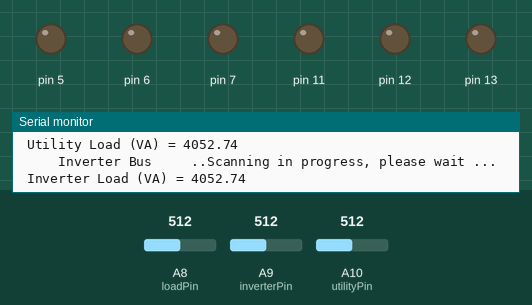
A sketch run on a simulated Arduino Mega 2560, built with avr-gcc and run on an emulated ATmega2560. On the bench: output pins drawn as LEDs (lit = HIGH), the last lines printed to the serial monitor. Dashed ring = blinking. The inputs (shaded band) are chosen by the test bench; at power-on: A9 (inverterPin) = 512, A10 (utilityPin) = 512, A8 (loadPin) = 512.

Above: at 1.2 s.
1.3 s: A9 (inverterPin) set to 115
4.3 s: A9 (inverterPin) set to 94
At 6.19 s:
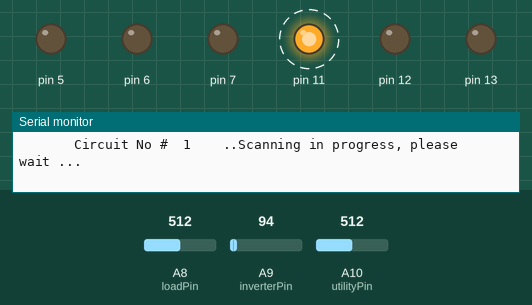
At 6.75 s:
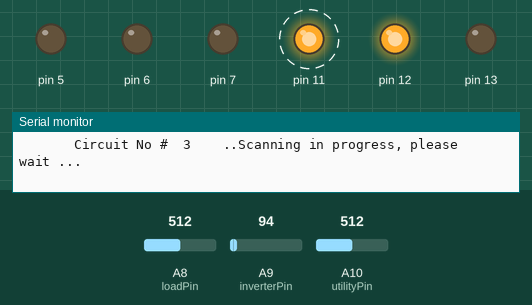
7.3 s: A10 (utilityPin) set to 200
At 9.0 s:
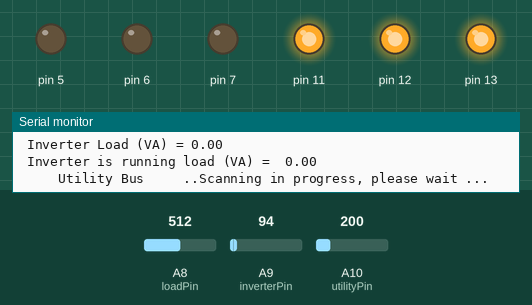
10.3 s: A10 (utilityPin) set to 178
Timing chart, 0 to 14.3 s (numbered marks = the images above; inputs shaded):
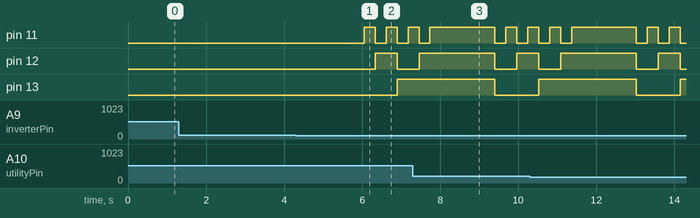

Measured:
- the behaviour switches between 104 and 103 on A9 (inverterPin) (found by bisection; images 0 and 1)
- after the input at 4.3 s, pin 11: alternates HIGH for 0.28 s and LOW for 0.28 s, starting after 1.8 s; pin 12: LOW → HIGH after 2.0 s, → LOW 0.56 s later; pin 13: LOW → HIGH after 2.6 s

The sketch:

Code_100_09.ino
```cpp
 #include <EEPROM.h>
 #include <stdlib.h>
 int loadPin      = A8  ; // #define loadPin (A8) ;
 int inverterPin  = A9  ;
 int utilityPin   = A10 ;

        float LineLoad [8] , UtilityLoad =0.00, InverterLoad = 0.00 ;
        float ICC = 0.00, ICCP =0.00 ; // Inverter Captive Capacity
        float IFC = 6000.00 ; // Inverter Full Load Capacity
        int cycle=0, line; bool relay_status [8] ;
        int nos = 0;

     float scanBus ( int, int ) ;
     float findUtilityLoad ()  ;
     float findInverterLoad () ;
     float ScanLineLoad (int line) ;
     void TransferInInverterBus (int line) ;
     void TransferToUtilityBus (int line) ;
     void loadInverter () ;
     void unLoadInverter () ;


  void setup() {
        Serial.begin(9600);
        pinMode(A8, INPUT); pinMode(5, OUTPUT); digitalWrite(5, LOW); pinMode(11, OUTPUT); digitalWrite(11, LOW);
        pinMode(A9, INPUT); pinMode(6, OUTPUT); digitalWrite(6, LOW); pinMode(12, OUTPUT); digitalWrite(12, LOW);
        pinMode(A10, INPUT); pinMode(7, OUTPUT); digitalWrite(7, LOW); pinMode(13, OUTPUT); digitalWrite(13, LOW);
     }

    void loop ()  {
  //  Serial.println ("           * * * *        Memory cleaning in progress, please wait             * * * * "); for (int i = 0 ; i < EEPROM.length() ; i++) {EEPROM.write(i, 0); }
      float iScanLoad, uScanLoad, uDiffl, iDiffl  ;
      Serial.println (); Serial.println ();
      Serial.print ( " -- Utility and Inverter load scan starts.. ");


      iScanLoad = findInverterLoad () ;
      Serial.print ( " Inverter is running load (VA) =  "); Serial.println ( iScanLoad );
      uScanLoad = findUtilityLoad () ;
      Serial.print ( " Utility is running load (VA) =  "); Serial.println ( uScanLoad );
      ICC = ((IFC - InverterLoad  )/ IFC ) * 100.00 ;
      uDiffl = ( (UtilityLoad - uScanLoad ) / UtilityLoad ) * 100.00 ;
      iDiffl = ( (InverterLoad - iScanLoad ) / InverterLoad ) * 100.00 ;

    if (ICC >= 5.00) {
      Serial.println ( " Inverter capacity is available .. ");

    }
      if (iScanLoad  <=  0.00) {
         Serial.println ( " Inverter is running without load.. ");
         Serial.println ( " Let's Check Utility load.. ");
         if ( uScanLoad <= 0.00 ) {
           Serial.println ( " Utility is running without load.. ");
         }  else if ( uScanLoad > 0.00 ) {
              loadInverter () ;
            }
      }


      UtilityLoad = findUtilityLoad () ;
      InverterLoad = findInverterLoad () ;

      delay (500) ;

/*      iPresLoad = findInverterLoad () ;
      if ( iPresLoad <= 0.00 ) {
        Serial.print ( " Inverter presently running without load.. ");
        if ( iPrevLoad <= 0.00 ) {
          Serial.print ( " Inverter is abosolutely running without load.. ");
        }

      }
      uPresLoad = findUtilityLoad ()  ;
      if ( uPresLoad <= 0.00 ) {
        Serial.print ( " Utility presently running without load.. ");
        if ( uPrevLoad <= 0.00 ) {
          Serial.print ( " Utility is abosolutely running without load.. ");
        }
      }
        if ( uPresLoad < uPrevLoad ) {
          Serial.print ( " Utility load increased (VA) = "); Serial.println ( uPrevLoad - uPresLoad ) ;
          uPresLoad = uPrevLoad ;
        }
        if ( iPresLoad < iPrevLoad ) {
          Serial.print ( " Inverter load increased (VA) = "); Serial.println ( iPrevLoad - iPresLoad ) ;
          iPresLoad = iPrevLoad ;
        }
*/
 } // loop

  void loadInverter () {

        Serial.println (); Serial.println ();
        Serial.print (" Inverter Loading Process... ");

       Serial.println () ; Serial.println () ;

      for (line = 0; line < 8 ; line++) {
            if ( !relay_status [line] ) {
              Serial.println (" Circuit on Utility Bus.. ");
              LineLoad [line] = ScanLineLoad (line) ;
              if ( LineLoad [line] > 10.00) {
                Serial.println (" Circuit Loaded.. ");
                Serial.println (" Check for ICCP .. ");
                InverterLoad = findInverterLoad () ;
                ICCP = ((IFC - (InverterLoad + LineLoad [line] ) )/ IFC ) * 100.00 ;
                Serial.print (" ICCP =  ") ; Serial.println (ICCP) ;
                if ( ICCP > 5.00 ) {
                  Serial.println (" Projected Captive Capacity is available .. ");
                  TransferInInverterBus ( line ) ;
                }
              }
            }
     }
  }

    void unLoadInverter () {
      Serial.println (); Serial.println ();
        Serial.print (" Inverter Un-loading Process... ");
       Serial.println () ; Serial.println () ;
      // Serial.println ("           * * * *        Memory cleaning in progress, please wait             * * * * "); for (int i = 0 ; i < EEPROM.length() ; i++) {EEPROM.write(i, 0); }

      for (line = 0; line < 8 ; line++) {
              if ( relay_status [line] ) {
              Serial.println (" Circuit on Inverter Bus.. ");
              LineLoad [line] = ScanLineLoad (line) ;
              if ( LineLoad [line] > 10.00) {
                Serial.println (" Circuit Loaded.. ");
                Serial.println (" Check for ICCP .. ");
                ICCP = ((IFC - (InverterLoad + LineLoad [line] ) )/ IFC ) * 100.00 ;
                Serial.print (" ICCP =  ") ; Serial.println (ICCP) ;
                if ( ICCP < 5.00 ) {
                  Serial.println (" Projected Captive Capacity is un-available .. ");
                  TransferToUtilityBus ( line ) ;
                }
              } else if ( LineLoad [line] < 10.00 ) {
                  Serial.println (" Circuit Un-loaded.. ");
                   TransferToUtilityBus ( line ) ;
              }
            }
                    InverterLoad = findInverterLoad () ;
     }
  }


// Function Definition Area //
                                        /**********************/

              float ScanLineLoad (int line) { // Start of ScanLineLoad () Function //
                    float sample [100] ;
                    float temp ;
                    Serial.println ();
                    Serial.println ("           * * * *             Circuit Scanning in progress, please wait       * * * * ");
                    Serial.println ();
                    digitalWrite (11, line & 0x01);
                    digitalWrite(12, (line & 0x02) >> 1);
                    digitalWrite(13, (line & 0x04) >> 2); // Line selection
                  //.  delay (1000) ;
                    Serial.print ("       Circuit No #  ");  Serial.print (line);
                    temp = scanBus(loadPin, 200) ;
                    LineLoad [line] = (temp -512.00 ) * 0.017201929 *240.00 ;
                    if (LineLoad [line] < 10.00 ) LineLoad [line] = 0.00 ;
                    Serial.print(", Line Load (VA) = " ); Serial.println( LineLoad [line] );
                    return LineLoad [line] ;
                }


       float findUtilityLoad ()  {
         Serial.println( );Serial.println( );
         Serial.print ("     Utility Bus ") ;
          float load ;
          float temp ;
          temp = scanBus (A10, 200) ;
          load = ( temp-87.00) * 0.039732746 * 240.00  ;
          if ( load< 160.00 ) load = 0.00 ;
          Serial.print(" Utility Load (VA) = " ); Serial.println(load );
          return load ;
       }

       float findInverterLoad () {
          Serial.println();
          Serial.print ("     Inverter Bus ") ;
          float load ;
          float temp ;
          temp = scanBus (A9, 200) ;
          load = ( temp - 87.00) * 0.039732746 * 240.00 ;
          if ( load< 160.00 ) load = 0.00 ;
          Serial.print(" Inverter Load (VA) = " ); Serial.println(load );
          return load ;
       }

      float scanBus ( int pin, int nos ) {  // Start of ScanInverterLoad () Function //
              float sample [nos] ;
              Serial.println ("    ..Scanning in progress, please wait ... "); Serial.println ();
              delay (100) ;
              for (int i=0 ; i<nos; i++)   sample [i]  =  analogRead(pin) ;    // reads line load at Pin A9
            //.  Serial.print ("             ---Scanning completed "); // Serial.println ("   Samples printing in progress ... ");

              // for (int i=0; i<nos; i++) { // sort in ascending order
                //. sample [i] =  abs ( sample [i] * (5.00/1023.00)) ;

                 // sample [i] =  abs ((( sample [i] * (5.00/1023.00))-0.503424) * 2011.00 )  ; // convert sample in VA
                //  Serial.print ("  Sample No = "); Serial.print (i);
                //  Serial.print (",  Value = "); Serial.println ( sample [i] );
            // }
            //  Serial.println (" Samples printing completed. ");
             // Serial.println (",   Finding peak Load in progress ... ");
              for (int i=1; i<=nos; i++) { // Finds peak Value and stores in 0 index
                if (sample [0] < sample [i]) {sample [0] = sample [i] ;
                }
              }
             // if ( sample [0]<= 10.00 ) sample [0] = 0.00 ;
             //  Serial.print ("  Peak Value =  \t"); Serial.println ( sample [0] );
              //  free (sample) ;
              // if (sample !=NULL) Serial.println("  Memory not reclaimed") ;
              return sample [0] ;
            }


                                          /**********************/

  void TransferInInverterBus (int line) {  // Start of TransferToInverterBus () Function //
        digitalWrite (7, HIGH); delay (10); digitalWrite (6, HIGH); delay (10);
        digitalWrite (6, LOW); delay (10); digitalWrite (7, LOW);
        relay_status [line] = HIGH;
      //  InverterLoad +=  LineLoad [line] ;
      //  ICC = ((IFC -  InverterLoad )/ IFC ) * 100.00 ;

        Serial.println ();Serial.println ();
        Serial.println (" -- Circuit Transferred IN Inverter Bus -- ");
      //  Serial.print (" Inverter Load after Transfer IN = "); Serial.println ( InverterLoad );
      //  Serial.print (" Inverter Captive Capacity (ICC) after Transfer IN            = "); Serial.print (ICC, 2); Serial.println ("%");
      //.  Serial.print (" Relay Status = "); Serial.println ( relay_status [line] );
        return 0 ;
      } // End of TransferToInverterBus () Function //

  void TransferToUtilityBus (int line) {  // Start of TransferToUtilityBus () Function //
        digitalWrite (7, LOW); delay (10); digitalWrite (6, HIGH); delay (10);
        digitalWrite (6, LOW); delay (10); //digitalWrite (7, LOW);
        relay_status [line] = LOW;
      //  InverterLoad -=  LineLoad [line] ;
      //  ICC = ((IFC -  InverterLoad )/ IFC ) * 100.00 ;

        Serial.println (); Serial.println ();Serial.println ();
        Serial.println (" -- Circuit Transferred to Utility Bus --  ");
      //  Serial.print (" Inverter Load after Transfer OUT = "); Serial.println ( InverterLoad );
      //  Serial.print (" Inverter Captive Capacity (ICC) after Transfer OUT            = "); Serial.print (ICC, 2); Serial.println ("%");
      //.  Serial.print (" Relay Status = "); Serial.println ( relay_status [line] );
        return 0 ;
      } // End of TransferToUtilityBus () Function //

                    
```
